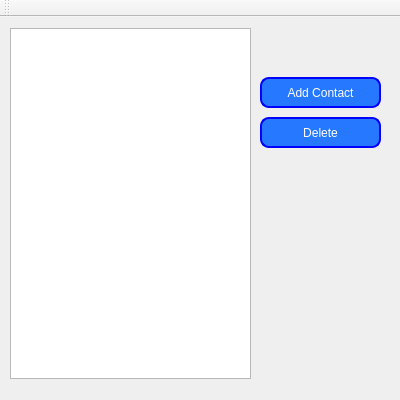
<?xml version="1.0" encoding="UTF-8"?>
<ui version="4.0">
 <class>MainWindow</class>
 <widget class="QMainWindow" name="MainWindow">
  <property name="geometry">
   <rect>
    <x>0</x>
    <y>0</y>
    <width>400</width>
    <height>400</height>
   </rect>
  </property>
  <property name="minimumSize">
   <size>
    <width>400</width>
    <height>400</height>
   </size>
  </property>
  <property name="maximumSize">
   <size>
    <width>400</width>
    <height>400</height>
   </size>
  </property>
  <property name="windowTitle">
   <string>MainWindow</string>
  </property>
  <widget class="QWidget" name="centralWidget">
   <widget class="QPushButton" name="pushButton">
    <property name="geometry">
     <rect>
      <x>260</x>
      <y>60</y>
      <width>121</width>
      <height>31</height>
     </rect>
    </property>
    <property name="styleSheet">
     <string notr="true">QPushButton{
background : #2679ff;
border-radius : 9;
border: 2px solid blue;
color: white;
}
QPushButton::hover
{
	background : #2a67c9;
}
</string>
    </property>
    <property name="text">
     <string>Add Contact</string>
    </property>
    <property name="icon">
     <iconset>
      <normaloff>C:/Users/David Laboratory/Downloads/contact (1).png</normaloff>C:/Users/David Laboratory/Downloads/contact (1).png</iconset>
    </property>
   </widget>
   <widget class="QListWidget" name="listContact">
    <property name="geometry">
     <rect>
      <x>10</x>
      <y>11</y>
      <width>241</width>
      <height>351</height>
     </rect>
    </property>
   </widget>
   <widget class="QPushButton" name="but_delete">
    <property name="geometry">
     <rect>
      <x>260</x>
      <y>100</y>
      <width>121</width>
      <height>31</height>
     </rect>
    </property>
    <property name="styleSheet">
     <string notr="true">QPushButton{
background : #2679ff;
border-radius : 9;
border: 2px solid blue;
color: white;
}
QPushButton::hover
{
	background : #2a67c9;
}
</string>
    </property>
    <property name="text">
     <string>Delete</string>
    </property>
    <property name="icon">
     <iconset>
      <normaloff>C:/Users/David Laboratory/Downloads/contact (1).png</normaloff>C:/Users/David Laboratory/Downloads/contact (1).png</iconset>
    </property>
   </widget>
  </widget>
  <widget class="QMenuBar" name="menuBar">
   <property name="geometry">
    <rect>
     <x>0</x>
     <y>0</y>
     <width>400</width>
     <height>21</height>
    </rect>
   </property>
  </widget>
  <widget class="QToolBar" name="mainToolBar">
   <attribute name="toolBarArea">
    <enum>TopToolBarArea</enum>
   </attribute>
   <attribute name="toolBarBreak">
    <bool>false</bool>
   </attribute>
  </widget>
 </widget>
 <layoutdefault spacing="6" margin="11"/>
 <resources/>
 <connections>
  <connection>
   <sender>listContact</sender>
   <signal>itemClicked(QListWidgetItem*)</signal>
   <receiver>but_delete</receiver>
   <slot>show()</slot>
   <hints>
    <hint type="sourcelabel">
     <x>186</x>
     <y>346</y>
    </hint>
    <hint type="destinationlabel">
     <x>352</x>
     <y>159</y>
    </hint>
   </hints>
  </connection>
 </connections>
</ui>
